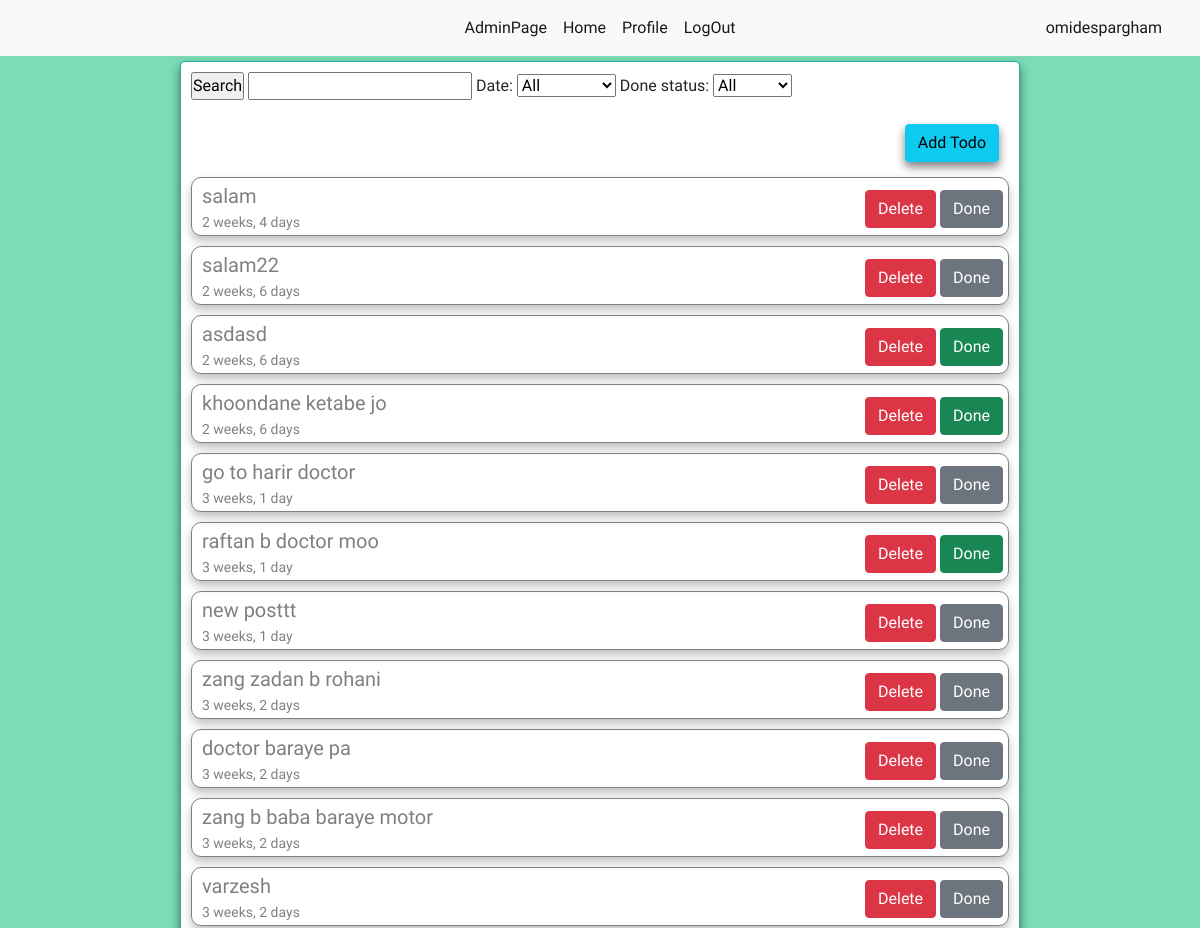
The page /todo/showtodos/ (signed in, upper part) on the database as committed earlier.
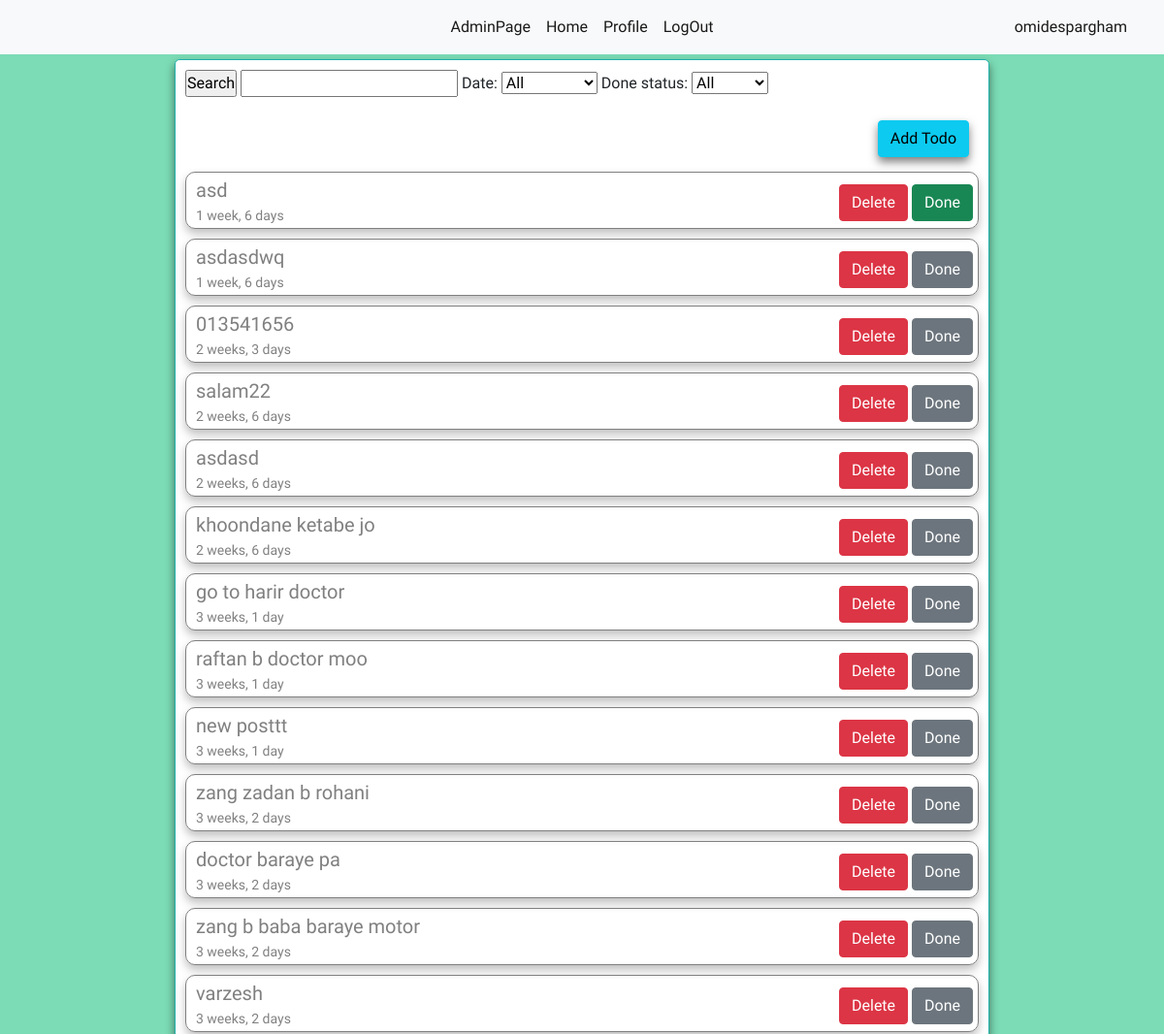
The same page on the database as committed later.
### todo/models.py (models this page shows, shortened)
class Todo(models.Model):
    user = models.ForeignKey(User,on_delete=models.CASCADE,related_name="mytodos")
    title = models.CharField(max_length=200)
    slug = models.SlugField()
    created = models.DateTimeField(auto_now_add=True)
    updated = models.DateTimeField(auto_now=True)
    done = models.BooleanField(default=False)
    time_to_do = models.DateTimeField(null=True,blank=True)

### todo/views.py (the view)
# urls.py: path("showtodos/", views.ShowTodos.as_view(), name="show_todos"),
class ShowTodos(LoginRequiredMixin, View):
    template_name = "todo/show_todos.html"
    form_class = TodoSearchForm
    def get(self, request):
        todos = Todo.objects.filter(user=request.user).order_by("-created")
        search_form = self.form_class
        todo_filters = None
        if not request.GET.get("search") == None:
            todo_filters = request.GET.dict()
            request.session["filter"] = { "data":todo_filters }
        elif not request.session.get("filter") == None:
            todo_filters = request.session["filter"]["data"]
        if todo_filters:
            todos = Todo.todo_date_and_done_filter(todos,**todo_filters)
            search_form = self.form_class(todo_filters)
        return render(request, self.template_name, {"todos": todos, "search_form": search_form})

### todo/templates/todo/show_todos.html
{% extends 'base.html' %}
{% load static %}
{% block header %}<link rel="stylesheet" href="{% static 'todo/css/style.css' %}">{% endblock %}
{% block body %}
<form action="" method="get" novalidate>
    <input type="submit" value="Search">
    {{search_form}}
</form><br />
<div class="add_todo_btn"><a href="{% url 'todo:todo_add'  %}" class="btn btn-info add_todo_btn_a">Add Todo</a></div>
<div class="todo_container">
    {% for todo in todos %}
    <a href="{% url 'todo:todo_detail' todo.id %}">
        <div class="todo_item">
            <div class="todo_flex_item_texts">
                <h5 class="gray_color todo-text">{{todo.title}}</h5><br />
                <p class="gray_color todo_time">{{todo.created|timesince}}</p>
            </div>
            <div class="todo_flex_item_btns">
                <div>
                    <a href="{% url 'todo:todo_delete' todo.id %}" class="btn btn-danger  mybtn">Delete</a>
                    {% if todo.done %}
                    <a href="{% url 'todo:todo_done_edit' todo.id %}" class="btn btn-success  mybtn">Done</a>
                    {% else %}
                    <a href="{% url 'todo:todo_done_edit' todo.id %}"
                        class="btn btn-secondary todo_flex_item mybtn">Done</a>
                    {% endif %}
                </div>
            </div>
        </div>
    </a>
    {% empty %}
    <h2>let add some todos... !</h2>
    {% endfor %}
</div>
{% endblock %}

Rows that differ between the two databases and show on the page:
removed Todo: title "salam", created "2 weeks, 4 days", done "Done"
added Todo: title "asd", created "1 week, 6 days", done "Done"
added Todo: title "asdasdwq", created "1 week, 6 days", done "Done"
added Todo: title "013541656", created "2 weeks, 3 days", done "Done"
changed Todo "asdasd": done True → False (drawn)
changed Todo "khoondane ketabe jo": done True → False (drawn)
changed Todo "raftan b doctor moo": done True → False (drawn)
